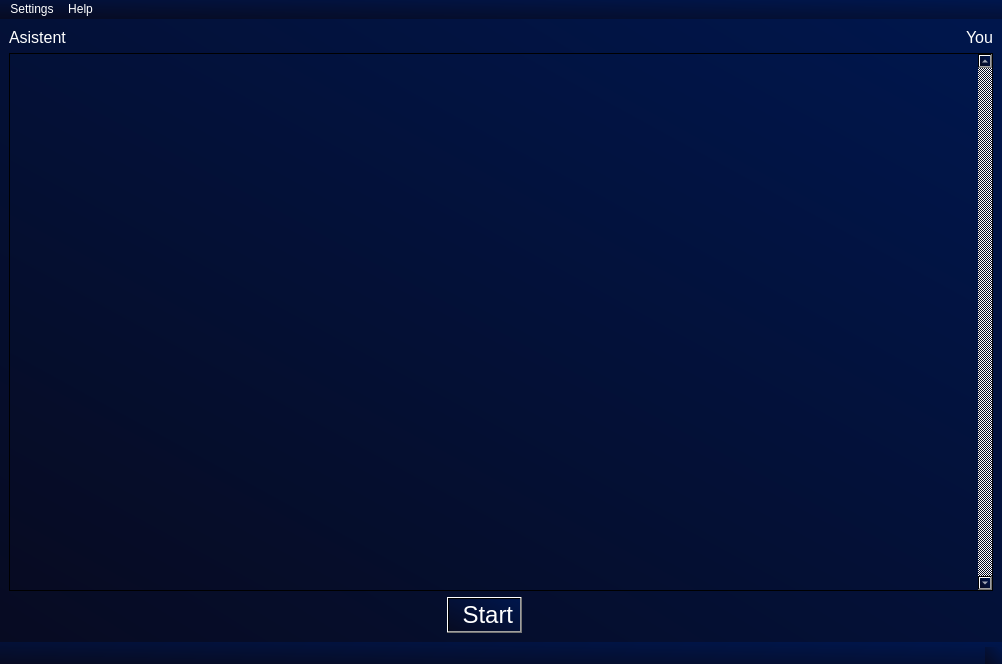
<?xml version="1.0" encoding="UTF-8"?>
<ui version="4.0">
 <class>MainWindow</class>
 <widget class="QMainWindow" name="MainWindow">
  <property name="geometry">
   <rect>
    <x>0</x>
    <y>0</y>
    <width>1002</width>
    <height>664</height>
   </rect>
  </property>
  <property name="windowTitle">
   <string>MainWindow</string>
  </property>
  <property name="styleSheet">
   <string notr="true">background-color: qlineargradient(spread:pad, x1:0, y1:1, x2:1, y2:0, stop:0 rgba(7, 11, 34, 255), stop:0.9801 rgba(0, 22, 76, 255));
border-color: rgb(255, 255, 255);
color: rgb(255, 255, 255);</string>
  </property>
  <widget class="QWidget" name="centralwidget">
   <layout class="QGridLayout" name="gridLayout">
    <item row="2" column="0">
     <spacer name="horizontalSpacer">
      <property name="orientation">
       <enum>Qt::Horizontal</enum>
      </property>
      <property name="sizeHint" stdset="0">
       <size>
        <width>40</width>
        <height>20</height>
       </size>
      </property>
     </spacer>
    </item>
    <item row="2" column="1" rowspan="2">
     <widget class="QPushButton" name="pushButton">
      <property name="enabled">
       <bool>true</bool>
      </property>
      <property name="font">
       <font>
        <pointsize>18</pointsize>
        <weight>50</weight>
        <bold>false</bold>
        <kerning>true</kerning>
       </font>
      </property>
      <property name="layoutDirection">
       <enum>Qt::LeftToRight</enum>
      </property>
      <property name="styleSheet">
       <string notr="true"/>
      </property>
      <property name="text">
       <string> Start</string>
      </property>
     </widget>
    </item>
    <item row="2" column="2">
     <spacer name="horizontalSpacer_2">
      <property name="orientation">
       <enum>Qt::Horizontal</enum>
      </property>
      <property name="sizeHint" stdset="0">
       <size>
        <width>40</width>
        <height>20</height>
       </size>
      </property>
     </spacer>
    </item>
    <item row="0" column="3">
     <widget class="QLabel" name="label_3">
      <property name="font">
       <font>
        <pointsize>12</pointsize>
       </font>
      </property>
      <property name="styleSheet">
       <string notr="true">background-color: rgba(255, 255, 255, 0);</string>
      </property>
      <property name="text">
       <string>You</string>
      </property>
      <property name="alignment">
       <set>Qt::AlignRight|Qt::AlignTrailing|Qt::AlignVCenter</set>
      </property>
     </widget>
    </item>
    <item row="0" column="0">
     <widget class="QLabel" name="label_2">
      <property name="font">
       <font>
        <pointsize>12</pointsize>
       </font>
      </property>
      <property name="styleSheet">
       <string notr="true">background-color: rgba(255, 255, 255, 0);</string>
      </property>
      <property name="text">
       <string>Asistent</string>
      </property>
      <property name="alignment">
       <set>Qt::AlignLeading|Qt::AlignLeft|Qt::AlignVCenter</set>
      </property>
     </widget>
    </item>
    <item row="1" column="0" colspan="4">
     <widget class="QTextBrowser" name="textBrowser">
      <property name="font">
       <font>
        <pointsize>20</pointsize>
       </font>
      </property>
      <property name="styleSheet">
       <string notr="true">QScrollBar:Vertical{
	border: none;
	background-color: rgb(34, 6, 64);
}
QScrollBar::handle:vertical{
	
	background-color: rgb(75, 14, 149);
}
QScrollBar::handle:vertical:hover{
	
	background-color: rgb(165, 0, 83);
}</string>
      </property>
      <property name="verticalScrollBarPolicy">
       <enum>Qt::ScrollBarAlwaysOn</enum>
      </property>
      <property name="horizontalScrollBarPolicy">
       <enum>Qt::ScrollBarAlwaysOff</enum>
      </property>
      <property name="sizeAdjustPolicy">
       <enum>QAbstractScrollArea::AdjustIgnored</enum>
      </property>
      <property name="html">
       <string>&lt;!DOCTYPE HTML PUBLIC &quot;-//W3C//DTD HTML 4.0//EN&quot; &quot;http://www.w3.org/TR/REC-html40/strict.dtd&quot;&gt;
&lt;html&gt;&lt;head&gt;&lt;meta name=&quot;qrichtext&quot; content=&quot;1&quot; /&gt;&lt;style type=&quot;text/css&quot;&gt;
p, li { white-space: pre-wrap; }
&lt;/style&gt;&lt;/head&gt;&lt;body style=&quot; font-family:'MS Shell Dlg 2'; font-size:20pt; font-weight:400; font-style:normal;&quot;&gt;
&lt;p style=&quot;-qt-paragraph-type:empty; margin-top:0px; margin-bottom:0px; margin-left:0px; margin-right:0px; -qt-block-indent:0; text-indent:0px;&quot;&gt;&lt;br /&gt;&lt;/p&gt;&lt;/body&gt;&lt;/html&gt;</string>
      </property>
     </widget>
    </item>
   </layout>
   <zorder>textBrowser</zorder>
   <zorder>label_2</zorder>
   <zorder>label_3</zorder>
   <zorder>horizontalSpacer</zorder>
   <zorder>horizontalSpacer_2</zorder>
   <zorder>pushButton</zorder>
  </widget>
  <widget class="QMenuBar" name="menubar">
   <property name="geometry">
    <rect>
     <x>0</x>
     <y>0</y>
     <width>1002</width>
     <height>26</height>
    </rect>
   </property>
   <widget class="QMenu" name="menuSettings">
    <property name="title">
     <string>Settings</string>
    </property>
   </widget>
   <widget class="QMenu" name="menuHelp">
    <property name="title">
     <string>Help</string>
    </property>
   </widget>
   <addaction name="menuSettings"/>
   <addaction name="menuHelp"/>
  </widget>
  <widget class="QStatusBar" name="statusbar"/>
 </widget>
 <resources/>
 <connections/>
</ui>
